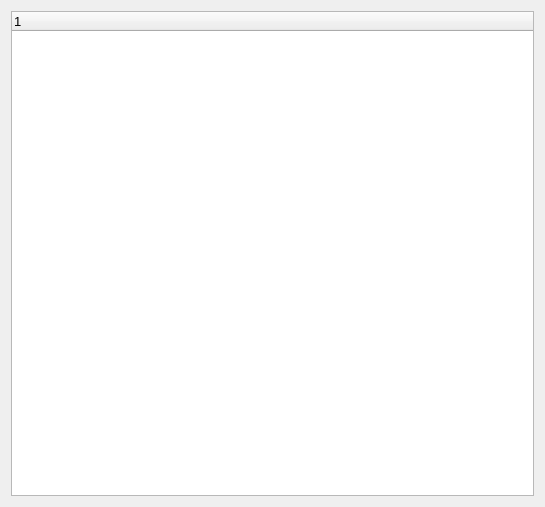
<?xml version="1.0" encoding="UTF-8"?>
<ui version="4.0">
 <class>cost_page</class>
 <widget class="QFrame" name="cost_page">
  <property name="geometry">
   <rect>
    <x>0</x>
    <y>0</y>
    <width>545</width>
    <height>507</height>
   </rect>
  </property>
  <property name="windowTitle">
   <string>Frame</string>
  </property>
  <layout class="QGridLayout" name="gridLayout">
   <item row="0" column="0">
    <widget class="QTreeWidget" name="cost_tree">
     <property name="font">
      <font>
       <family>Arial</family>
       <pointsize>10</pointsize>
      </font>
     </property>
     <property name="editTriggers">
      <set>QAbstractItemView::NoEditTriggers</set>
     </property>
     <property name="selectionMode">
      <enum>QAbstractItemView::NoSelection</enum>
     </property>
     <column>
      <property name="text">
       <string notr="true">1</string>
      </property>
     </column>
    </widget>
   </item>
  </layout>
 </widget>
 <resources/>
 <connections/>
</ui>
